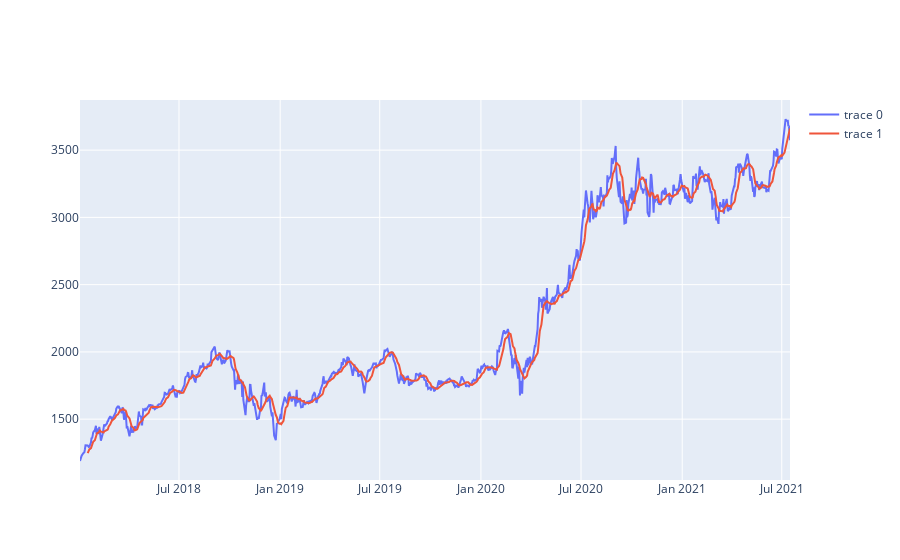

Notebook source saved alongside this figure:
### Code cell
fig = go.Figure()

fig.add_trace(go.Scatter(
    x = df.index,
    y = df['Close']
))


fig.add_trace(go.Scatter(
    x = df.index,
    y = df['Close_MM']
))

### Figure 1 — Plotly figure (JSON) as saved in the notebook; plotly's stock layout.template omitted (floating-point values rounded to 4 significant figures; data arrays with more than 128 entries replaced by an {"elided": "..."} marker saying what was removed)
{"data": [{"type": "scatter", "x": {"elided": "891 str values"}, "y": {"elided": "891 float values"}}, {"type": "scatter", "x": {"elided": "891 str values"}, "y": {"elided": "891 float values"}}], "layout": {"autosize": true, "xaxis": {"autorange": true, "range": ["2018-01-02", "2021-07-16"], "type": "date"}, "yaxis": {"autorange": true, "range": [1048.0, 3873.0], "type": "linear"}}}
